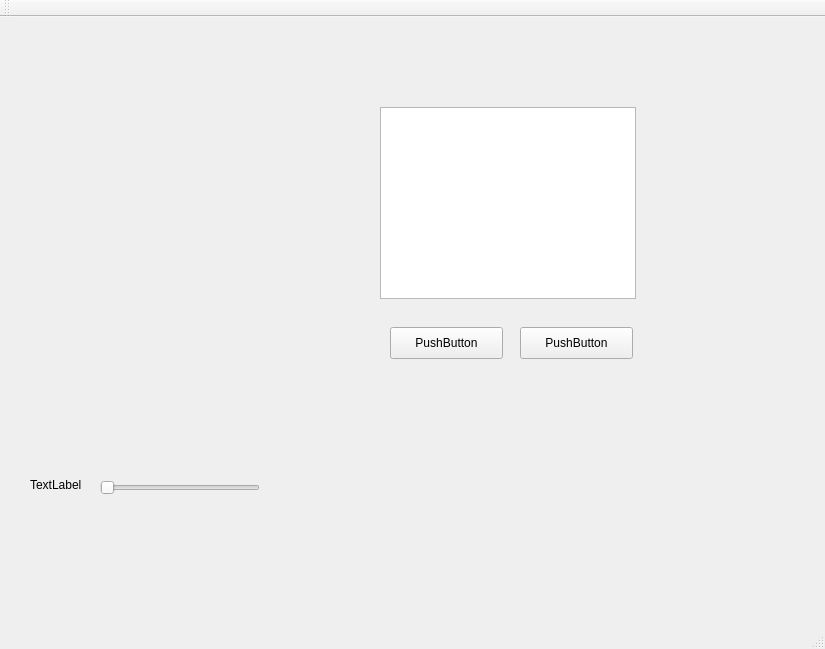
<?xml version="1.0" encoding="UTF-8"?>
<ui version="4.0">
 <class>MainWindow</class>
 <widget class="QMainWindow" name="MainWindow">
  <property name="geometry">
   <rect>
    <x>0</x>
    <y>0</y>
    <width>825</width>
    <height>649</height>
   </rect>
  </property>
  <property name="sizePolicy">
   <sizepolicy hsizetype="Preferred" vsizetype="Preferred">
    <horstretch>0</horstretch>
    <verstretch>0</verstretch>
   </sizepolicy>
  </property>
  <property name="windowTitle">
   <string>MainWindow</string>
  </property>
  <widget class="QWidget" name="centralwidget">
   <widget class="QLabel" name="label">
    <property name="geometry">
     <rect>
      <x>30</x>
      <y>460</y>
      <width>60</width>
      <height>16</height>
     </rect>
    </property>
    <property name="text">
     <string>TextLabel</string>
    </property>
   </widget>
   <widget class="QSlider" name="horizontalSlider">
    <property name="geometry">
     <rect>
      <x>100</x>
      <y>460</y>
      <width>160</width>
      <height>22</height>
     </rect>
    </property>
    <property name="orientation">
     <enum>Qt::Horizontal</enum>
    </property>
   </widget>
   <widget class="QPushButton" name="rmBtn">
    <property name="geometry">
     <rect>
      <x>390</x>
      <y>310</y>
      <width>113</width>
      <height>32</height>
     </rect>
    </property>
    <property name="text">
     <string>PushButton</string>
    </property>
   </widget>
   <widget class="QPushButton" name="cancelBtn">
    <property name="geometry">
     <rect>
      <x>520</x>
      <y>310</y>
      <width>113</width>
      <height>32</height>
     </rect>
    </property>
    <property name="text">
     <string>PushButton</string>
    </property>
   </widget>
   <widget class="QListWidget" name="listWidget">
    <property name="geometry">
     <rect>
      <x>380</x>
      <y>90</y>
      <width>256</width>
      <height>192</height>
     </rect>
    </property>
   </widget>
  </widget>
  <widget class="QMenuBar" name="menubar">
   <property name="geometry">
    <rect>
     <x>0</x>
     <y>0</y>
     <width>825</width>
     <height>22</height>
    </rect>
   </property>
  </widget>
  <widget class="QStatusBar" name="statusbar"/>
  <widget class="QToolBar" name="toolBar">
   <property name="windowTitle">
    <string>toolBar</string>
   </property>
   <attribute name="toolBarArea">
    <enum>TopToolBarArea</enum>
   </attribute>
   <attribute name="toolBarBreak">
    <bool>false</bool>
   </attribute>
  </widget>
  <action name="actionexitClock">
   <property name="icon">
    <iconset resource="myImages.qrc">
     <normaloff>:/myImages/images/setting.png</normaloff>:/myImages/images/setting.png</iconset>
   </property>
   <property name="text">
    <string>退出闹钟</string>
   </property>
  </action>
 </widget>
 <resources>
  <include location="myImages.qrc"/>
 </resources>
 <connections/>
</ui>
